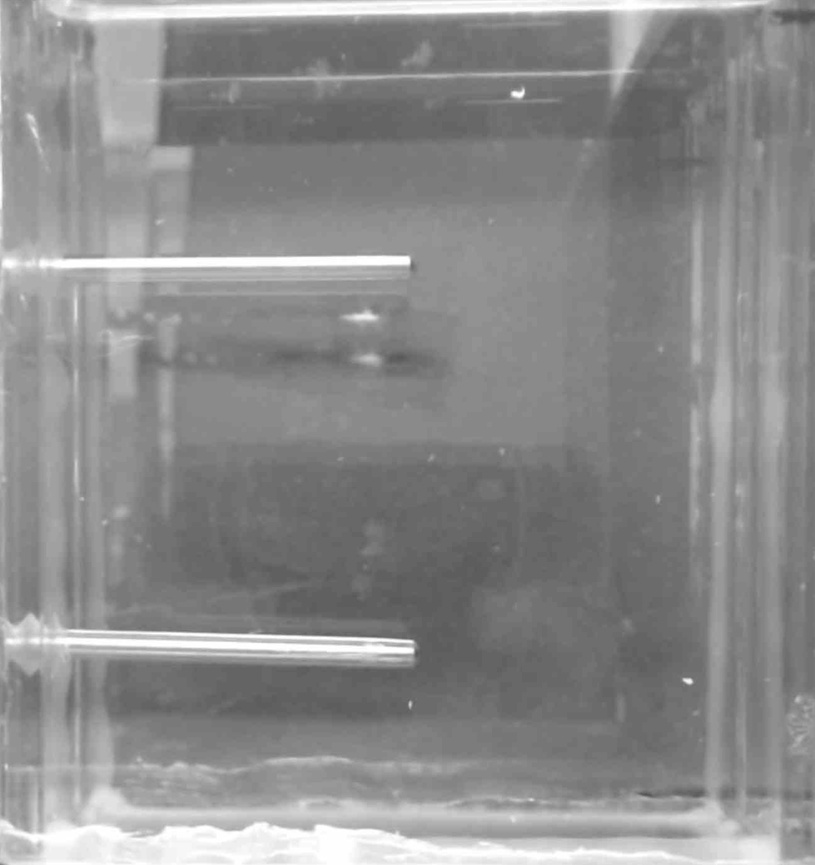
#> input picture photos/s1/p19.jpg, 815 x 865 px, shrunk from 1302 x 1382 before the run
$ python method1.py
#> lines starting #> are read from the running program, lines starting #| are printed output that depends on the picture; after the words box and inside, x2 and y2 are one past the last pixel; in counts of white or black regions, pixels touching at a corner belong together
import cv2
import matplotlib.pyplot as plt
import numpy as np

i1 = cv2.imread(f"photos/s1/p{19}.jpg")
#> i1 is the input picture: shape (865, 815, 3); min 83, max 255, mean 139.6
i2 = cv2.imread(f"photos/s1/p{8}.jpg")
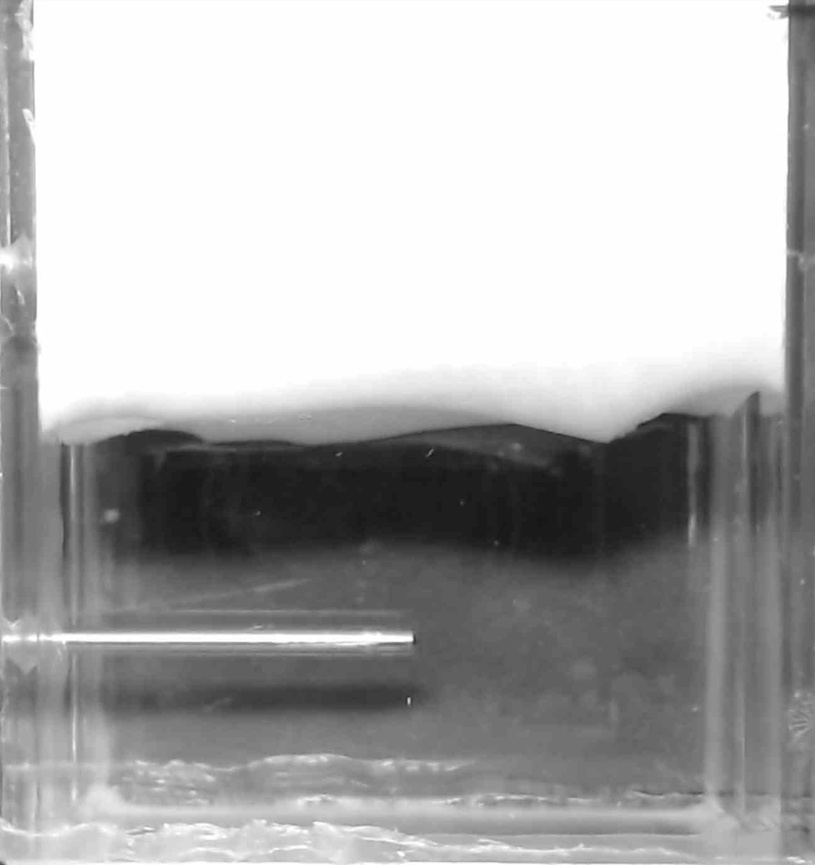
#> input picture photos/s1/p8.jpg, 815 x 865 px, shrunk from 1302 x 1382 before the run
#> i2 is the input picture: shape (865, 815, 3); min 21, max 255, mean 175.6

img1 = cv2.cvtColor(i1, cv2.COLOR_BGR2RGB)
img2 = cv2.cvtColor(i2, cv2.COLOR_BGR2RGB)


def diff(bg, phase):
    newImg = np.zeros([len(bg), len(bg[0])])
#> newImg: shape (865, 815) float64; every value is 0
    for i in range(0, len(bg)):
        for k in range(0, len(bg[0])):
            deltaR = pow(bg[i, k, 0], 2) - pow(phase[i, k, 0], 2)
            deltaG = pow(bg[i, k, 1], 2) - pow(phase[i, k, 1], 2)
            deltaB = pow(bg[i, k, 2], 2) - pow(phase[i, k, 2], 2)
            Delta = deltaR + deltaG + deltaB
            # print(abs(Delta))
            if abs(Delta) > 45000:
                newImg[i, k] = False
            else:
                newImg[i, k] = True
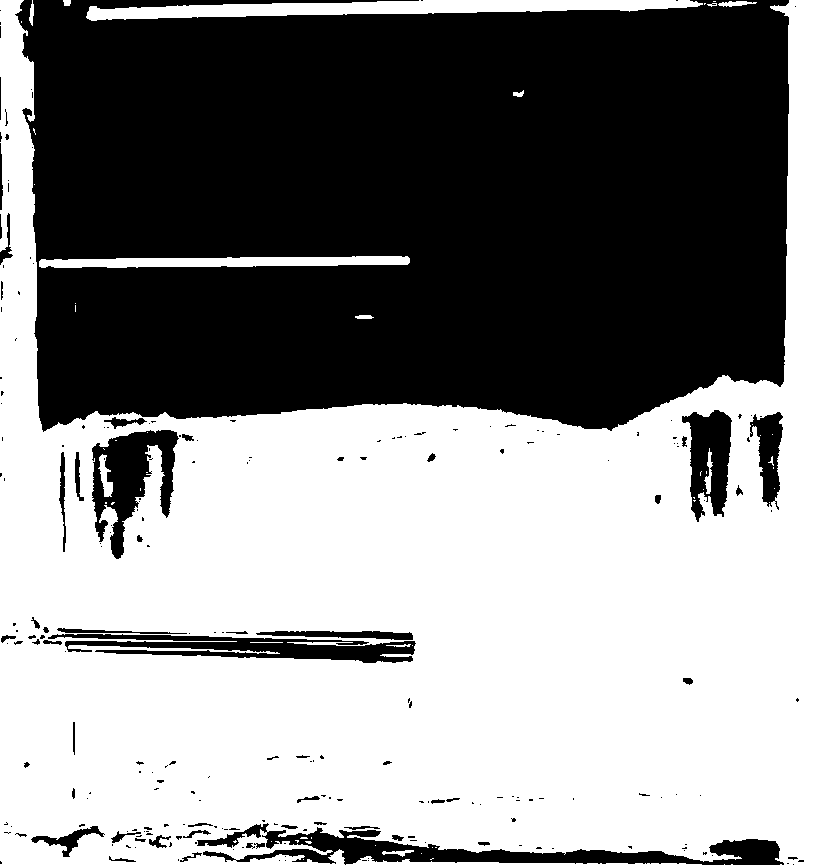
#> newImg: shape (865, 815) float64; values 0 (black) and 1 (white), 53.5% white; 233 black regions (174 under 20 px), largest, box (x1, y1, x2, y2) and area: (15, 0, 789, 432) 297911, (197, 823, 784, 865) 8548, (48, 634, 416, 663) 5467
    return newImg


def clear_photo(img):
    out = np.copy(img)
    kernel = np.ones((20, 20), np.uint8)
    opening = cv2.morphologyEx(out, cv2.MORPH_OPEN, kernel)
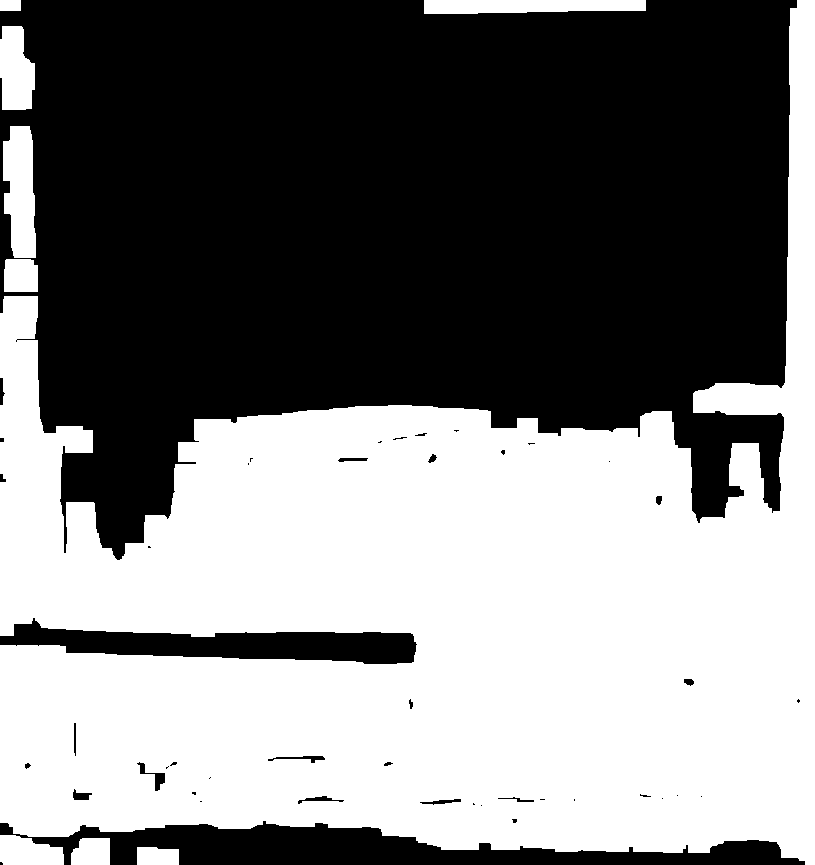
#> opening: shape (865, 815) float64; values 0 (black) and 1 (white), 49% white; 9 white regions, largest, box (x1, y1, x2, y2) and area: (0, 0, 815, 865) 332070, (3, 126, 36, 258) 3496, (424, 0, 646, 14) 2743
    for i in range(0,  len(opening)):
        for k in range(0, len(opening[0])):
            if opening[i, k]:
                opening[i, k] = False
            else:
                opening[i, k] = True
    kernel = np.ones((125, 125), np.uint8)
    opening = cv2.morphologyEx(opening, cv2.MORPH_OPEN, kernel)
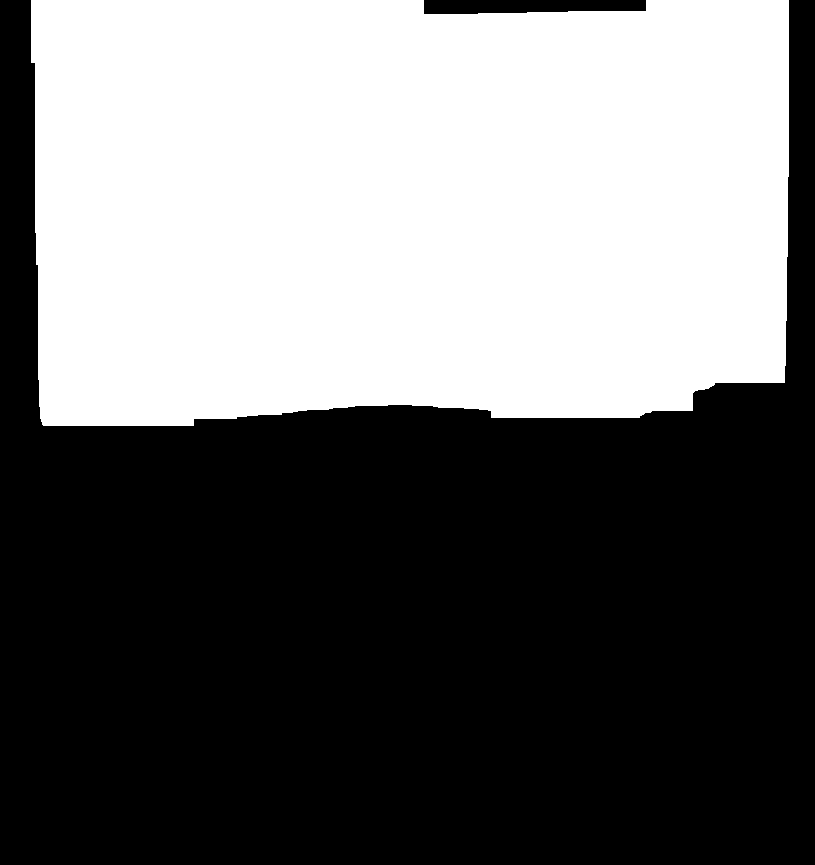
#> opening: shape (865, 815) float64; values 0 (black) and 1 (white), 43.6% white; 1 white region, box (x1, y1, x2, y2) and area: (31, 0, 789, 426) 307239

    return opening


fiq1, ax = plt.subplots()
ax.imshow(img1)
ax.set_title("bg")

fiq2, ax = plt.subplots()
ax.imshow(img2)
ax.set_title("phase")

img3 = diff(img1, img2)
opening = clear_photo(img3)


fiq3, ax = plt.subplots()
ax.imshow(img3)
ax.set_title("phase diff")

fiq4, ax = plt.subplots()
ax.imshow(opening)
ax.set_title("phase diff2")

plt.show()
